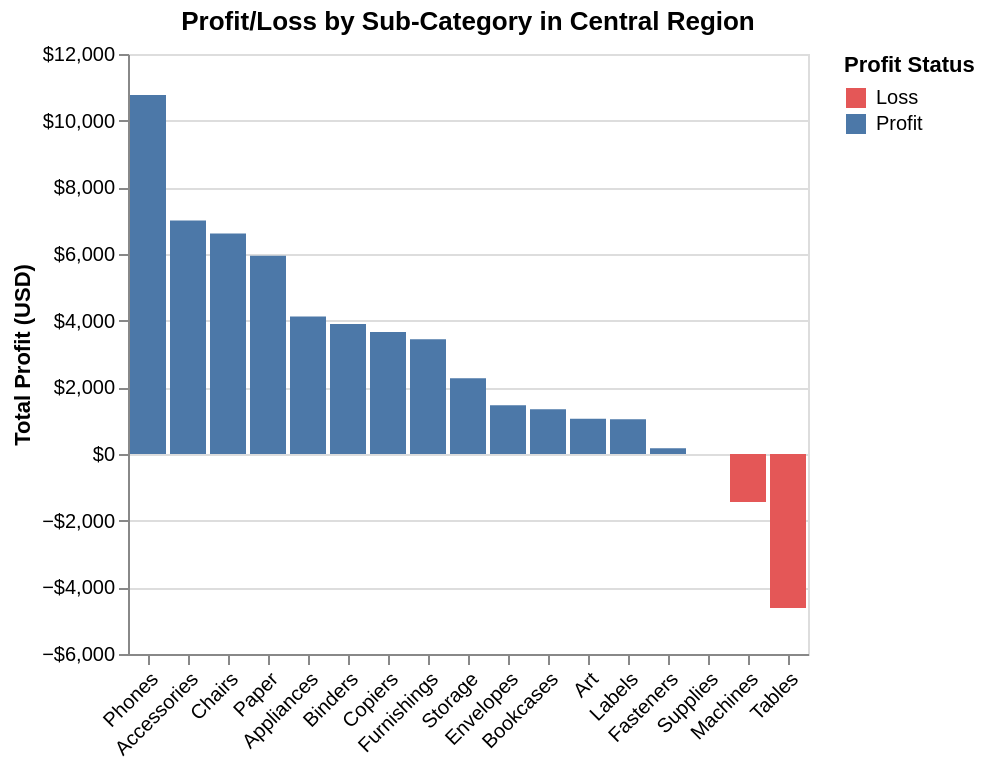

Write notebook code for a chart like this one.
### Code cell
import altair as alt

# Filter the data for the Central region
central_performance = subcategory_performance[subcategory_performance['Region'] == 'South']

# Ensure the DataFrame is sorted by region and rank before plotting
central_performance_sorted = central_performance.sort_values(by='profit_rank_in_region')
display(central_performance_sorted.head())


# 1. Define the base chart and encodings
base = alt.Chart(central_performance_sorted).encode(
    # X-axis: Sub-Category. Sort by the calculated rank within each facet.
    x=alt.X('Sub-Category', sort=alt.EncodingSortField(field='profit_rank_in_region', order='ascending'),
            title=None, axis=alt.Axis(labelAngle=-45)),

    # Y-axis: Profit
    y=alt.Y('Profit', title='Total Profit (USD)', axis=alt.Axis(format='$,.0f')),

    # Color: Use the 'Profit Status' column to highlight losses (Red) vs. profits (Blue)
    color=alt.Color(
        'Profit Status',
        scale=alt.Scale(domain=['Loss', 'Profit'], range=['#E45757', '#4C78A8']),
        legend=alt.Legend(title="Profit Status")
    ),

    # Tooltip for details
    tooltip=['Region', 'Category', 'Sub-Category', alt.Tooltip('Profit', format='$,.2f', title='Total Profit')]
).properties(
    title='Profit/Loss by Sub-Category in Central Region'
)

# 2. Create the final chart by marking it as a bar chart and configuring scales
chart = base.mark_bar().interactive()

# chart.save('central_subcategory_profit_barchart.json')
chart

### Figure 1 — Vega-Lite specification as saved in the notebook (floating-point values rounded to 4 significant figures)
{"config": {"view": {"continuousWidth": 300, "continuousHeight": 300}}, "data": {"name": "data-2bccc4e2dd1dbf04284df7ac2681b9b6"}, "mark": {"type": "bar"}, "encoding": {"color": {"field": "Profit Status", "legend": {"title": "Profit Status"}, "scale": {"domain": ["Loss", "Profit"], "range": ["#E45757", "#4C78A8"]}, "type": "nominal"}, "tooltip": [{"field": "Region", "type": "nominal"}, {"field": "Category", "type": "nominal"}, {"field": "Sub-Category", "type": "nominal"}, {"field": "Profit", "format": "$,.2f", "title": "Total Profit", "type": "quantitative"}], "x": {"axis": {"labelAngle": -45}, "field": "Sub-Category", "sort": {"field": "profit_rank_in_region", "order": "ascending"}, "title": null, "type": "nominal"}, "y": {"axis": {"format": "$,.0f"}, "field": "Profit", "title": "Total Profit (USD)", "type": "quantitative"}}, "params": [{"name": "param_4", "select": {"type": "interval", "encodings": ["x", "y"]}, "bind": "scales"}], "title": "Profit/Loss by Sub-Category in Central Region", "$schema": "https://vega.github.io/schema/vega-lite/v5.20.1.json", "datasets": {"data-2bccc4e2dd1dbf04284df7ac2681b9b6": [{"Region": "South", "Category": "Technology", "Sub-Category": "Phones", "Profit": 10770.0, "Profit Status": "Profit", "profit_rank_in_region": 1.0}, {"Region": "South", "Category": "Technology", "Sub-Category": "Accessories", "Profit": 7005.0, "Profit Status": "Profit", "profit_rank_in_region": 2.0}, {"Region": "South", "Category": "Furniture", "Sub-Category": "Chairs", "Profit": 6612.0, "Profit Status": "Profit", "profit_rank_in_region": 3.0}, {"Region": "South", "Category": "Office Supplies", "Sub-Category": "Paper", "Profit": 5947.0, "Profit Status": "Profit", "profit_rank_in_region": 4.0}, {"Region": "South", "Category": "Office Supplies", "Sub-Category": "Appliances", "Profit": 4124.0, "Profit Status": "Profit", "profit_rank_in_region": 5.0}, {"Region": "South", "Category": "Office Supplies", "Sub-Category": "Binders", "Profit": 3901.0, "Profit Status": "Profit", "profit_rank_in_region": 6.0}, {"Region": "South", "Category": "Technology", "Sub-Category": "Copiers", "Profit": 3659.0, "Profit Status": "Profit", "profit_rank_in_region": 7.0}, {"Region": "South", "Category": "Furniture", "Sub-Category": "Furnishings", "Profit": 3443.0, "Profit Status": "Profit", "profit_rank_in_region": 8.0}, {"Region": "South", "Category": "Office Supplies", "Sub-Category": "Storage", "Profit": 2274.0, "Profit Status": "Profit", "profit_rank_in_region": 9.0}, {"Region": "South", "Category": "Office Supplies", "Sub-Category": "Envelopes", "Profit": 1465.0, "Profit Status": "Profit", "profit_rank_in_region": 10.0}, {"Region": "South", "Category": "Furniture", "Sub-Category": "Bookcases", "Profit": 1339.0, "Profit Status": "Profit", "profit_rank_in_region": 11.0}, {"Region": "South", "Category": "Office Supplies", "Sub-Category": "Art", "Profit": 1059.0, "Profit Status": "Profit", "profit_rank_in_region": 12.0}, {"Region": "South", "Category": "Office Supplies", "Sub-Category": "Labels", "Profit": 1041.0, "Profit Status": "Profit", "profit_rank_in_region": 13.0}, {"Region": "South", "Category": "Office Supplies", "Sub-Category": "Fasteners", "Profit": 173.7, "Profit Status": "Profit", "profit_rank_in_region": 14.0}, {"Region": "South", "Category": "Office Supplies", "Sub-Category": "Supplies", "Profit": 1.877, "Profit Status": "Profit", "profit_rank_in_region": 15.0}, {"Region": "South", "Category": "Technology", "Sub-Category": "Machines", "Profit": -1439.0, "Profit Status": "Loss", "profit_rank_in_region": 16.0}, {"Region": "South", "Category": "Furniture", "Sub-Category": "Tables", "Profit": -4623.0, "Profit Status": "Loss", "profit_rank_in_region": 17.0}]}}
